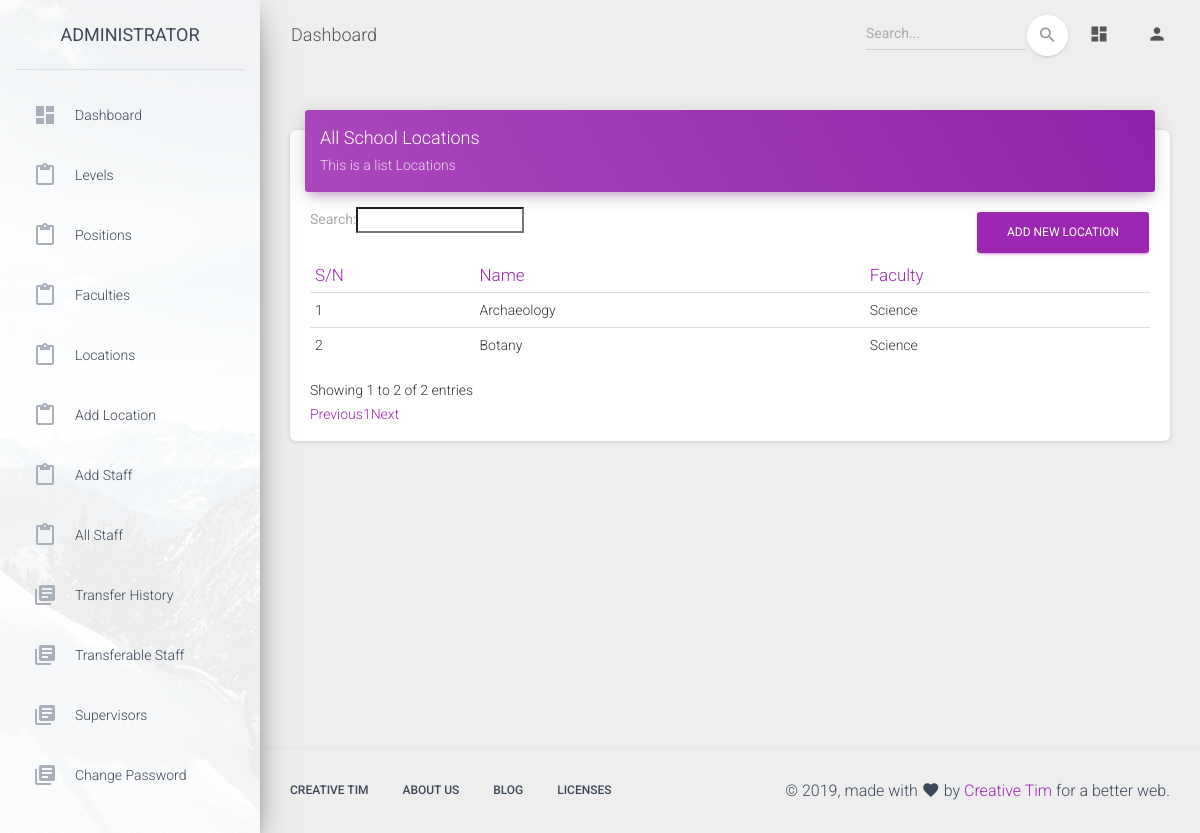
The page /admin/locations.php (signed in) on the database its author committed.
### tables this page shows
CREATE TABLE `locations` (
  `id` int(11) NOT NULL,
  `location_id` varchar(255) NOT NULL,
  `name` varchar(255) NOT NULL,
  `faculty_id` varchar(255) NOT NULL,
  `level_id` varchar(255) NOT NULL,
  `created_at` datetime NOT NULL DEFAULT CURRENT_TIMESTAMP
);

CREATE TABLE `faculties` (
  `id` int(11) NOT NULL,
  `faculty_id` varchar(255) NOT NULL,
  `name` varchar(255) NOT NULL,
  `level_id` varchar(255) NOT NULL,
  `created_at` datetime NOT NULL DEFAULT CURRENT_TIMESTAMP
);

### app/classes/Admin.php (called while the page is built, shortened)
<?php
class Admin extends Master
{
    public function get_faculty_name($faculty_id){
        $data = array("name");
        $table = "faculties";
        $where = "WHERE faculty_id = '$faculty_id'";
        $res = $this->getData($data,$table,$where);
        $name = !empty($res)? $res['name'] : "";
        return $name;
    }
    public function get_all_locations(){
        $data = "*";
        $table = "locations";
        $res = $this->getAllData($data,$table);
        $locations = !empty($res) ? $res : [];
        return $locations;
    }
}

### app/classes/Master.php (called while the page is built, shortened)
<?php
class Master
{
    protected $db;
    function __construct($db_conn){
        $this->db = $db_conn;
    }
    public function getData($data, $table, $where = '')
    {
        try {
            if ($data != '*') {
                $selections = implode(', ', $data);
            } else {
                $selections = '*';
            }
            $stmt = $this->db->prepare("SELECT {$selections} FROM `$table` " . $where . " LIMIT 1");
            $stmt->execute();
            $settings_data = $stmt->fetch(PDO::FETCH_ASSOC);
            if ($stmt->rowCount() > 0) {
                return $settings_data;
            }
        } catch (PDOException $e) {
            echo $e->getMessage();
        }
    }
    public function getAllData($data, $table, $where = '')
    {
        $settings_data=array();
        try {
            if ($data != '*') {
                $selections = implode(', ', $data);
            } else {
                $selections = '*';
            }
            $stmt = $this->db->prepare("SELECT {$selections} FROM `$table` " . $where . "");
            $stmt->execute();
            $settings_data = $stmt->fetchAll(PDO::FETCH_ASSOC);
            if ($stmt->rowCount() > 0) {
                return $settings_data;
            }
        } catch (PDOException $e) {
            return $settings_data;
        }
    }
}

### admin/locations.php (the view, shortened to what this page needs)
<?php
include '../app/init.php';
$admin = new Admin($db_conn);
$locations = $admin->get_all_locations();
?>
<!DOCTYPE html>
<html lang="en">
<head>
  <link rel="stylesheet" href="https://maxcdn.bootstrapcdn.com/font-awesome/latest/css/font-awesome.min.css">
  <link href="../assets/css/material-dashboard.css?v=2.1.1" rel="stylesheet" />
  <link href="../assets/demo/demo.css" rel="stylesheet" />
    <link rel="stylesheet" type="text/css" href="https://cdn.datatables.net/v/dt/dt-1.10.18/datatables.min.css"/>
</head>
<body class="">
  <div class="wrapper ">
    <?php include 'includes/sidebar.php' ?>
    <div class="main-panel">
        <?php include 'includes/header.php' ?>
      <div class="content">
        <div class="container-fluid">
            <div class="row">
                <div class="col-md-12">
                    <div class="card">
                        <div class="card-header card-header-primary">
                            <h4 class="card-title ">All School Locations</h4>
                            <p class="card-category"> This is a list Locations </p>
                        </div>
                        <div class="card-body">
                            <div class="table-responsive">
                                <table class="table" id="locations">
                                    <thead class=" text-primary">
                                    <th>
                                        S/N
                                    </th>
                                    <th>
                                        Name
                                    </th>
                                    <th>
                                        Faculty
                                    </th>
                                    </thead>
                                    <tbody>
                                    <?php
                                    if(!empty($locations) && count($locations) > 0){
                                        $count = 0;
                                        foreach ($locations as $location){
                                    ?>
                                    <tr>
                                        <td>
                                            <?= ++$count; ?>
                                        </td>
                                        <td>
                                            <?php if(isset($location['name'])) echo $location['name'] ?>
                                        </td>
                                        <td>
                                            <?php if(isset($location['faculty_id'])) echo $admin->get_faculty_name($location['faculty_id']) ?>
                                        </td>
                                    </tr>
                                    <?php   }
                                    } ?>
                                    </tbody>
                                    <a href="add_location.php" style="float:right" class="btn btn-primary">Add New Location</a>
                                </table>
                            </div>
                        </div>
                    </div>
                </div>
            </div>
        </div>
      </div>
        <?php include 'includes/footer.php' ?>
    </div>
  </div>
</body>
</html>

### rows shown on the page
locations: name "Archaeology", faculty.name "Science"
locations: name "Botany", faculty.name "Science"
